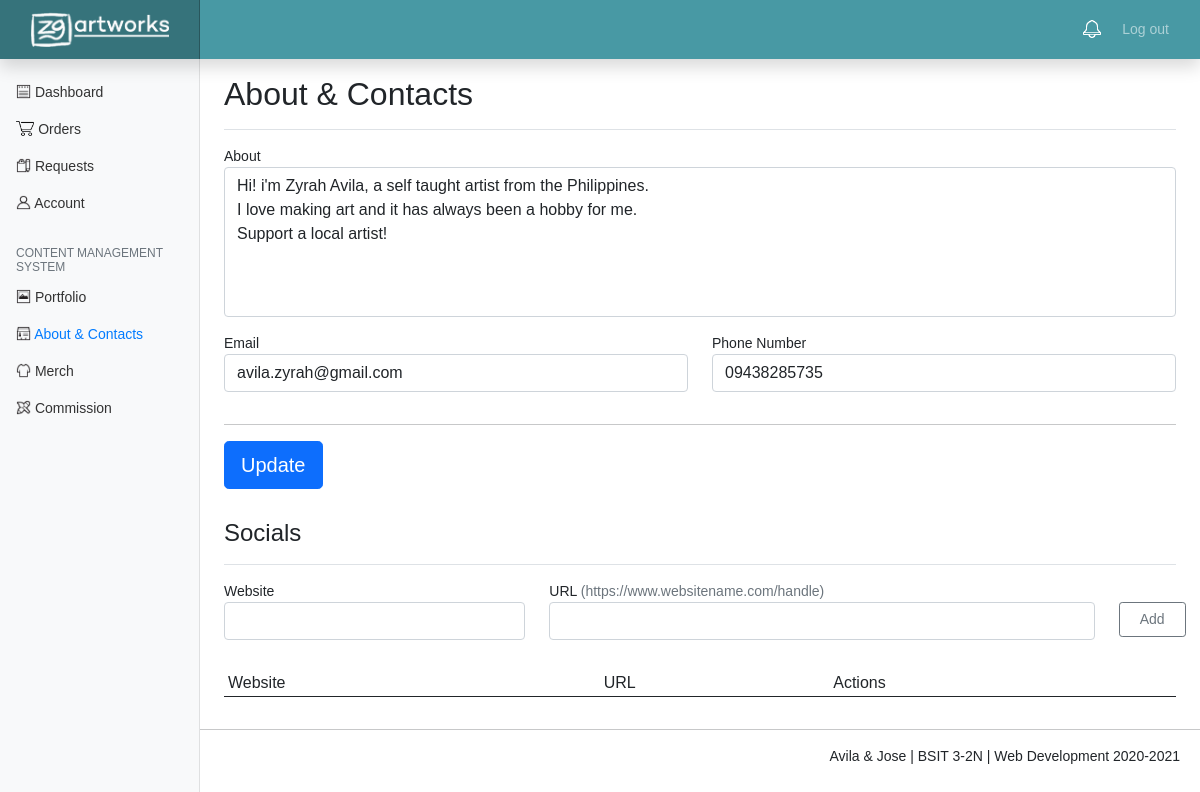
Page /anc.php on the committed database.
### tables this page shows
CREATE TABLE `anc` (
  `id` int(11) NOT NULL,
  `about` text NOT NULL,
  `email` varchar(100) NOT NULL,
  `phone` text NOT NULL
);

### anc.php (the view, shortened to what this page needs)
<?php
  include 'includes/db.inc.php';
  $rec = mysqli_query($conn, "SELECT * FROM anc");
	$record = mysqli_fetch_array($rec);
	$about = $record['about'];
	$email = $record['email'];
	$phone = $record['phone'];
?>
  <head>
	<link href="assets/bootstrap.min.css" rel="stylesheet">
	<link href="assets/alert.css" rel="stylesheet">
    <link href="assets/dashboard.css" rel="stylesheet">
  </head>
  <body>
	<?php include 'header.php'?>
	<div class="container-fluid">
	  <div class="row">
	    <nav id="sidebarMenu" class="col-md-3 col-lg-2 d-md-block bg-light sidebar collapse">
	      <div class="position-sticky pt-3">
	        <ul class="nav flex-column">
	          <li class="nav-item" style="margin-top:10px">
	            <a class="nav-link" aria-current="page" href="admin.php">
	              <img src="assets/icons/dashboard.png" height="15px" style="margin-bottom:4px">
	              Dashboard
	            </a>
	          </li>
	          <li class="nav-item">
	            <a class="nav-link" href="orders.php">
	              <img src="assets/icons/orders.png" height="15px" style="margin-bottom:4px">
	              Orders
	            </a>
	          </li>
	          <li class="nav-item">
	            <a class="nav-link" href="orders_commission.php">
	              <img src="assets/icons/request.png" height="15px" style="margin-bottom:4px">
	              Requests
	            </a>
	          </li>
	          <li class="nav-item">
	            <a class="nav-link" href="account.php">
	              <img src="assets/icons/account.png" height="15px" style="margin-bottom:4px">
	              Account
	            </a>
	          </li>
	        </ul>
	        <h6 class="sidebar-heading d-flex justify-content-between align-items-center px-3 mt-4 mb-1 text-muted">
	          <span>Content Management System</span>
	        </h6>
	        <ul class="nav flex-column mb-2">
	          <li class="nav-item">
	            <a class="nav-link" href="portfolio.php">
	              <img src="assets/icons/portfolio.png" height="15px" style="margin-bottom:4px">
	              Portfolio
	            </a>
	          </li>
	          <li class="nav-item">
	            <a class="nav-link active" href="anc.php">
	              <img src="assets/icons/anc.png" height="15px" style="margin-bottom:4px">
	              About & Contacts
	            </a>
	          </li>
	          <li class="nav-item">
	            <a class="nav-link" href="merch.php">
	              <img src="assets/icons/merch.png" height="15px" style="margin-bottom:4px">
	              Merch
	            </a>
	          </li>
	          <li class="nav-item">
	            <a class="nav-link" href="commission.php">
	              <img src="assets/icons/commission.png" height="15px" style="margin-bottom:4px">
	              Commission
	            </a>
	          </li>
	        </ul>
	      </div>
	    </nav>
    <main class="col-md-9 ms-sm-auto col-lg-10 px-md-4">
      <div class="d-flex justify-content-between flex-wrap flex-md-nowrap align-items-center pt-3 pb-2 mb-3 border-bottom">
        <h1 class="h2">About & Contacts</h1>
      </div>
      <form method="post" action="includes/anc.inc.php" enctype="multipart/form-data">
	        <div class="col-md-12 mb-3">
	          <label for="about">About</label>
	          <textarea class="form-control" name="about" id="about" style="resize:none; height:150px" required><?php echo $about; ?></textarea>
	        </div>
	        <div class="row">
	        <div class="col-md-6 mb-3">
	          <label for="email">Email</label>
	          <input type="text" class="form-control" name="email" id="email" value="<?php echo $email; ?>" required/>
	        </div>
	        <div class="col-md-6 mb-3">
	          <label for="phone">Phone Number</label>
	          <input type="text" class="form-control" name="phone" id="phone" value="<?php echo $phone; ?>" required/>
	        </div>
	    	</div>
      <hr>
        <input type="submit" class="btn btn-primary btn-lg btn-block" name="update" value="Update">
      </form>
      <div class="d-flex justify-content-between flex-wrap flex-md-nowrap align-items-center pt-3 pb-2 mb-3 border-bottom">
        <h1 class="h4">Socials</h1>
      </div>
      <form method="post" action="includes/socials.inc.php" enctype="multipart/form-data">
      		<div class="row">
      		<div class="col-md-4 mb-3">
	          <label for="site">Website</label>
	          <input type="text" class="form-control" name="site" id="site" value="<?php echo $site; ?>" required/>
	        </div>
	        <div class="col-md-7 mb-3">
	          <label for="url">URL<span class="text-muted">  (https://www.websitename.com/handle)</span></label>
	          <input type="text" class="form-control" name="url" id="url" value="<?php echo $url; ?>" required/>
	        </div>
	        <div class="col-md-1 mb-3">
	          <?php if ($edit_state == false): ?>
	          	<input type="submit" class="btn btn-sm btn-outline-secondary" name="save" value="Add" style="margin-top:21px;padding:6px 20px ">
	          <?php else: ?>
	          	<input type="submit" class="btn btn-sm btn-outline-secondary" name="update" value="Update" style="margin-top:21px;padding:6px 15px ">
	          <?php endif ?>
	        </div>
	    	</div>
     </form>
      <div class="table-responsive">
        <table class="table table-striped table-sm">
          <thead>
            <tr>
              <th>Website</th>
              <th>URL</th>
              <th colspan="2">Actions</th>
            </tr>
          </thead>
        </table>
      </div>
    </main>
  </div>
</div>
<?php include 'footer.php'?>
  </body>
</html>

### assets/dashboard.css (style rules this page uses)
body { font-size: .875rem; }
.sidebar { position: fixed; top: 0; bottom: 0; left: 0; z-index: 100; padding: 48px 0 0; box-shadow: inset -1px 0 0 rgba(0, 0, 0, .1); }
.sidebar .nav-link { font-weight: 500; color: #333; }
.sidebar .nav-link.active { color: #007bff; }
.sidebar-heading { font-size: .75rem; text-transform: uppercase; }

### anc.php (style rules this page uses)
th { font-weight: normal; }

### rows in the picture
anc: about "Hi! i'm Zyrah Avila, a self taught artist from the Philippines. I love making art and it has always been a hobby for me. Support a local artist!", email "avila.zyrah@gmail.com", phone "09438285735"
